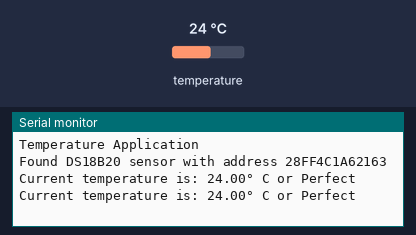
Bench run of a program on a simulated ESP8266 (Wemos D1 mini). Shown: the last lines printed to the serial monitor. The inputs (shaded band) are chosen by the test bench; at power-on: temperature 24 °C.

Above: at 7.3 s.
7.4 s: temperature set to 12 °C
At 12.7 s:
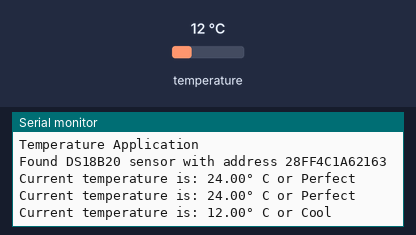
19.3 s: temperature set to 28 °C
At 24.9 s:
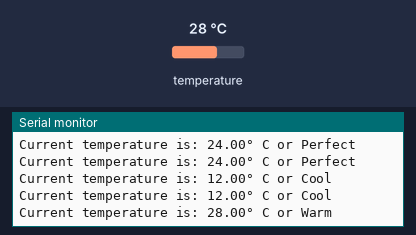
31.1 s: temperature set to 33 °C
At 35.9 s:
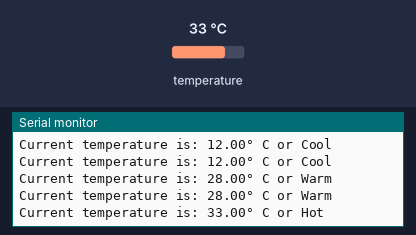
42.6 s: temperature set to 41 °C
At 48.1 s:
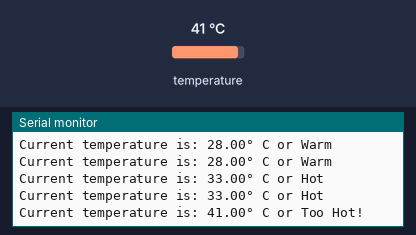
54.1 s: temperature set to 7 °C
At 59.1 s:
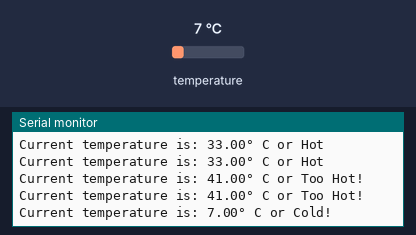

Measured:
- after the input at 7.4 s, the serial monitor: prints a new line after 4.9 s (image 1)
- after the input at 19.3 s, the serial monitor: prints a new line after 4.6 s (image 2)
- after the input at 31.1 s, the serial monitor: prints a new line after 4.3 s (image 3)
- after the input at 42.6 s, the serial monitor: prints a new line after 4.3 s (image 4)
- after the input at 54.1 s, the serial monitor: prints a new line after 4.3 s (image 5)

The program:

main.cpp
```cpp
// I, Damanpreet Singh, student number 000741359, certify that all code submitted is my own work;
// that I have not copied it from any other source.
// I also certify that I have not allowed my work to be copied by others.

#include <Arduino.h>
#include <OneWire.h>
#include <DallasTemperature.h>


// Pin that the  DS18B20 is connected to
const int oneWireBus = D3;

// Setup a oneWire instance to communicate with any OneWire devices
OneWire oneWire(oneWireBus);

// Pass our oneWire reference to Dallas Temperature sensor
DallasTemperature DS18B20(&oneWire);

DeviceAddress thermometer;

void convertAddress(DeviceAddress deviceAddress)
{
  // Convert the address to a string
  char addressString[17];
  for (uint8_t i = 0; i < 8; i++)
  {
    if (thermometer[i] < 16) sprintf(addressString + (i * 2), "0");
    sprintf(addressString + (i * 2), "%X", thermometer[i]);
  }

  Serial.println(addressString);
}


void setup()
{
  // configure the USB serial monitor
  Serial.begin(115200);
  DS18B20.begin();

  Serial.println("\n");
  Serial.println("Temperature Application");

  if (!DS18B20.getAddress(thermometer, 0)) {
    Serial.println("NO DS18B20 temperature are installed!");
    while (1);
  }
  else{
    Serial.print("Found DS18B20 sensor with address " );
    DS18B20.getAddress(thermometer, 0);
    convertAddress(thermometer);
  }
}


void loop()
{
  float fTemp;
  String condition;

  // ask DS18B20 for the current temperature
  DS18B20.requestTemperatures();

  // fetch the temperature.  We only have 1 sensor, so the index is 0.
  fTemp = DS18B20.getTempCByIndex(0);
  if (fTemp < 10)
  {
    condition = " Cold!";
  }
  else if (fTemp > 10 && fTemp < 15)
  {
    condition = " Cool";
  }
  else if (fTemp > 15 && fTemp < 25)
  {
    condition = " Perfect ";
  }
  else if (fTemp > 25 && fTemp < 30)
  {
    condition = " Warm";
  }
  else if (fTemp > 30 && fTemp < 35)
  {
    condition = " Hot";
  }
  else if (fTemp > 35)
  {
    condition = " Too Hot!";
  }

  // print the temp to the USB serial monitor
  Serial.println("Current temperature is: " + String(fTemp) + "° C or" + condition);

  delay(5000);
}
```
